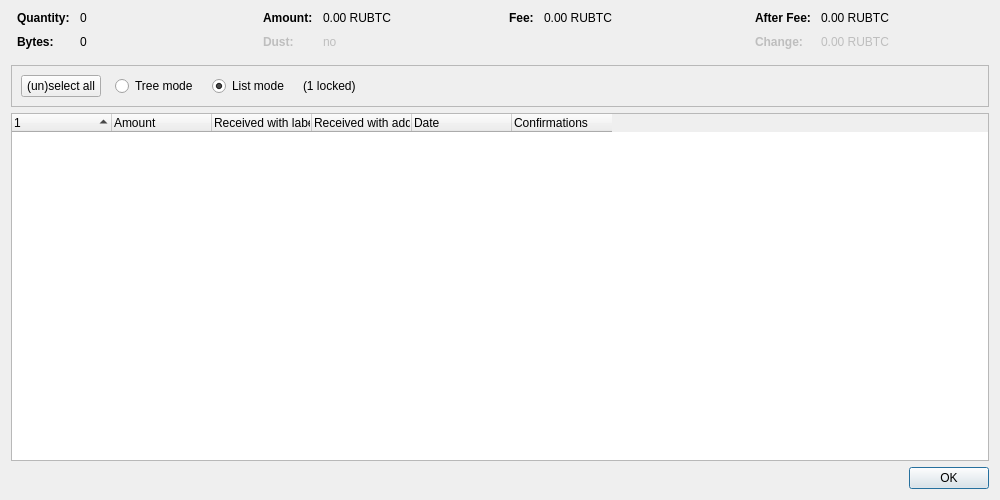
<?xml version="1.0" encoding="UTF-8"?>
<ui version="4.0">
 <class>CoinControlDialog</class>
 <widget class="QDialog" name="CoinControlDialog">
  <property name="geometry">
   <rect>
    <x>0</x>
    <y>0</y>
    <width>1000</width>
    <height>500</height>
   </rect>
  </property>
  <property name="windowTitle">
   <string>Coin Selection</string>
  </property>
  <layout class="QVBoxLayout" name="verticalLayout">
   <item>
    <layout class="QHBoxLayout" name="horizontalLayoutTop" stretch="0,0,0,0">
     <property name="topMargin">
      <number>0</number>
     </property>
     <property name="bottomMargin">
      <number>10</number>
     </property>
     <item>
      <layout class="QFormLayout" name="formLayoutCoinControl1">
       <property name="horizontalSpacing">
        <number>10</number>
       </property>
       <property name="verticalSpacing">
        <number>10</number>
       </property>
       <property name="leftMargin">
        <number>6</number>
       </property>
       <property name="rightMargin">
        <number>6</number>
       </property>
       <item row="0" column="0">
        <widget class="QLabel" name="labelCoinControlQuantityText">
         <property name="font">
          <font>
           <weight>75</weight>
           <bold>true</bold>
          </font>
         </property>
         <property name="text">
          <string>Quantity:</string>
         </property>
        </widget>
       </item>
       <item row="0" column="1">
        <widget class="QLabel" name="labelCoinControlQuantity">
         <property name="cursor">
          <cursorShape>IBeamCursor</cursorShape>
         </property>
         <property name="contextMenuPolicy">
          <enum>Qt::ActionsContextMenu</enum>
         </property>
         <property name="text">
          <string notr="true">0</string>
         </property>
         <property name="textInteractionFlags">
          <set>Qt::LinksAccessibleByMouse|Qt::TextSelectableByKeyboard|Qt::TextSelectableByMouse</set>
         </property>
        </widget>
       </item>
       <item row="1" column="0">
        <widget class="QLabel" name="labelCoinControlBytesText">
         <property name="font">
          <font>
           <weight>75</weight>
           <bold>true</bold>
          </font>
         </property>
         <property name="text">
          <string>Bytes:</string>
         </property>
        </widget>
       </item>
       <item row="1" column="1">
        <widget class="QLabel" name="labelCoinControlBytes">
         <property name="cursor">
          <cursorShape>IBeamCursor</cursorShape>
         </property>
         <property name="contextMenuPolicy">
          <enum>Qt::ActionsContextMenu</enum>
         </property>
         <property name="text">
          <string notr="true">0</string>
         </property>
         <property name="textInteractionFlags">
          <set>Qt::LinksAccessibleByMouse|Qt::TextSelectableByKeyboard|Qt::TextSelectableByMouse</set>
         </property>
        </widget>
       </item>
      </layout>
     </item>
     <item>
      <layout class="QFormLayout" name="formLayoutCoinControl2">
       <property name="horizontalSpacing">
        <number>10</number>
       </property>
       <property name="verticalSpacing">
        <number>10</number>
       </property>
       <property name="leftMargin">
        <number>6</number>
       </property>
       <property name="rightMargin">
        <number>6</number>
       </property>
       <item row="0" column="0">
        <widget class="QLabel" name="labelCoinControlAmountText">
         <property name="font">
          <font>
           <weight>75</weight>
           <bold>true</bold>
          </font>
         </property>
         <property name="text">
          <string>Amount:</string>
         </property>
        </widget>
       </item>
       <item row="0" column="1">
        <widget class="QLabel" name="labelCoinControlAmount">
         <property name="cursor">
          <cursorShape>IBeamCursor</cursorShape>
         </property>
         <property name="contextMenuPolicy">
          <enum>Qt::ActionsContextMenu</enum>
         </property>
         <property name="text">
          <string notr="true">0.00 RUBTC</string>
         </property>
         <property name="textInteractionFlags">
          <set>Qt::LinksAccessibleByMouse|Qt::TextSelectableByKeyboard|Qt::TextSelectableByMouse</set>
         </property>
        </widget>
       </item>
       <item row="1" column="0">
        <widget class="QLabel" name="labelCoinControlLowOutputText">
         <property name="enabled">
          <bool>false</bool>
         </property>
         <property name="font">
          <font>
           <weight>75</weight>
           <bold>true</bold>
          </font>
         </property>
         <property name="text">
          <string>Dust:</string>
         </property>
        </widget>
       </item>
       <item row="1" column="1">
        <widget class="QLabel" name="labelCoinControlLowOutput">
         <property name="enabled">
          <bool>false</bool>
         </property>
         <property name="cursor">
          <cursorShape>IBeamCursor</cursorShape>
         </property>
         <property name="contextMenuPolicy">
          <enum>Qt::ActionsContextMenu</enum>
         </property>
         <property name="text">
          <string notr="true">no</string>
         </property>
         <property name="textInteractionFlags">
          <set>Qt::LinksAccessibleByMouse|Qt::TextSelectableByKeyboard|Qt::TextSelectableByMouse</set>
         </property>
        </widget>
       </item>
      </layout>
     </item>
     <item>
      <layout class="QFormLayout" name="formLayoutCoinControl3">
       <property name="horizontalSpacing">
        <number>10</number>
       </property>
       <property name="verticalSpacing">
        <number>10</number>
       </property>
       <property name="leftMargin">
        <number>6</number>
       </property>
       <property name="rightMargin">
        <number>6</number>
       </property>
       <item row="0" column="0">
        <widget class="QLabel" name="labelCoinControlFeeText">
         <property name="font">
          <font>
           <weight>75</weight>
           <bold>true</bold>
          </font>
         </property>
         <property name="text">
          <string>Fee:</string>
         </property>
        </widget>
       </item>
       <item row="0" column="1">
        <widget class="QLabel" name="labelCoinControlFee">
         <property name="cursor">
          <cursorShape>IBeamCursor</cursorShape>
         </property>
         <property name="contextMenuPolicy">
          <enum>Qt::ActionsContextMenu</enum>
         </property>
         <property name="text">
          <string notr="true">0.00 RUBTC</string>
         </property>
         <property name="textInteractionFlags">
          <set>Qt::LinksAccessibleByMouse|Qt::TextSelectableByKeyboard|Qt::TextSelectableByMouse</set>
         </property>
        </widget>
       </item>
      </layout>
     </item>
     <item>
      <layout class="QFormLayout" name="formLayoutCoinControl4">
       <property name="horizontalSpacing">
        <number>10</number>
       </property>
       <property name="verticalSpacing">
        <number>10</number>
       </property>
       <property name="leftMargin">
        <number>6</number>
       </property>
       <property name="rightMargin">
        <number>6</number>
       </property>
       <item row="0" column="0">
        <widget class="QLabel" name="labelCoinControlAfterFeeText">
         <property name="font">
          <font>
           <weight>75</weight>
           <bold>true</bold>
          </font>
         </property>
         <property name="text">
          <string>After Fee:</string>
         </property>
        </widget>
       </item>
       <item row="0" column="1">
        <widget class="QLabel" name="labelCoinControlAfterFee">
         <property name="cursor">
          <cursorShape>IBeamCursor</cursorShape>
         </property>
         <property name="contextMenuPolicy">
          <enum>Qt::ActionsContextMenu</enum>
         </property>
         <property name="text">
          <string notr="true">0.00 RUBTC</string>
         </property>
         <property name="textInteractionFlags">
          <set>Qt::LinksAccessibleByMouse|Qt::TextSelectableByKeyboard|Qt::TextSelectableByMouse</set>
         </property>
        </widget>
       </item>
       <item row="1" column="0">
        <widget class="QLabel" name="labelCoinControlChangeText">
         <property name="enabled">
          <bool>false</bool>
         </property>
         <property name="font">
          <font>
           <weight>75</weight>
           <bold>true</bold>
          </font>
         </property>
         <property name="text">
          <string>Change:</string>
         </property>
        </widget>
       </item>
       <item row="1" column="1">
        <widget class="QLabel" name="labelCoinControlChange">
         <property name="enabled">
          <bool>false</bool>
         </property>
         <property name="cursor">
          <cursorShape>IBeamCursor</cursorShape>
         </property>
         <property name="contextMenuPolicy">
          <enum>Qt::ActionsContextMenu</enum>
         </property>
         <property name="text">
          <string notr="true">0.00 RUBTC</string>
         </property>
         <property name="textInteractionFlags">
          <set>Qt::LinksAccessibleByMouse|Qt::TextSelectableByKeyboard|Qt::TextSelectableByMouse</set>
         </property>
        </widget>
       </item>
      </layout>
     </item>
    </layout>
   </item>
   <item>
    <widget class="QFrame" name="frame">
     <property name="minimumSize">
      <size>
       <width>0</width>
       <height>40</height>
      </size>
     </property>
     <property name="frameShape">
      <enum>QFrame::StyledPanel</enum>
     </property>
     <property name="frameShadow">
      <enum>QFrame::Sunken</enum>
     </property>
     <layout class="QHBoxLayout" name="horizontalLayout">
      <item>
       <layout class="QHBoxLayout" name="horizontalLayoutPanel" stretch="0,0,0,0,0">
        <property name="spacing">
         <number>14</number>
        </property>
        <item>
         <widget class="QPushButton" name="pushButtonSelectAll">
          <property name="sizePolicy">
           <sizepolicy hsizetype="Maximum" vsizetype="Fixed">
            <horstretch>0</horstretch>
            <verstretch>0</verstretch>
           </sizepolicy>
          </property>
          <property name="text">
           <string>(un)select all</string>
          </property>
          <property name="autoDefault">
           <bool>false</bool>
          </property>
         </widget>
        </item>
        <item>
         <widget class="QRadioButton" name="radioTreeMode">
          <property name="sizePolicy">
           <sizepolicy hsizetype="Maximum" vsizetype="Fixed">
            <horstretch>0</horstretch>
            <verstretch>0</verstretch>
           </sizepolicy>
          </property>
          <property name="text">
           <string>Tree mode</string>
          </property>
         </widget>
        </item>
        <item>
         <widget class="QRadioButton" name="radioListMode">
          <property name="sizePolicy">
           <sizepolicy hsizetype="Maximum" vsizetype="Fixed">
            <horstretch>0</horstretch>
            <verstretch>0</verstretch>
           </sizepolicy>
          </property>
          <property name="text">
           <string>List mode</string>
          </property>
          <property name="checked">
           <bool>true</bool>
          </property>
         </widget>
        </item>
        <item>
         <widget class="QLabel" name="labelLocked">
          <property name="text">
           <string notr="true">(1 locked)</string>
          </property>
         </widget>
        </item>
        <item>
         <spacer name="horizontalSpacer">
          <property name="orientation">
           <enum>Qt::Horizontal</enum>
          </property>
          <property name="sizeHint" stdset="0">
           <size>
            <width>40</width>
            <height>20</height>
           </size>
          </property>
         </spacer>
        </item>
       </layout>
      </item>
     </layout>
    </widget>
   </item>
   <item>
    <widget class="CoinControlTreeWidget" name="treeWidget">
     <property name="contextMenuPolicy">
      <enum>Qt::CustomContextMenu</enum>
     </property>
     <property name="sortingEnabled">
      <bool>false</bool>
     </property>
     <property name="columnCount">
      <number>6</number>
     </property>
     <attribute name="headerShowSortIndicator" stdset="0">
      <bool>true</bool>
     </attribute>
     <attribute name="headerStretchLastSection">
      <bool>false</bool>
     </attribute>
     <column>
      <property name="text">
       <string/>
      </property>
     </column>
     <column>
      <property name="text">
       <string>Amount</string>
      </property>
     </column>
     <column>
      <property name="text">
       <string>Received with label</string>
      </property>
     </column>
     <column>
      <property name="text">
       <string>Received with address</string>
      </property>
     </column>
     <column>
      <property name="text">
       <string>Date</string>
      </property>
     </column>
     <column>
      <property name="text">
       <string>Confirmations</string>
      </property>
      <property name="toolTip">
       <string>Confirmed</string>
      </property>
     </column>
     <column>
      <property name="text">
       <string/>
      </property>
     </column>
     <column>
      <property name="text">
       <string/>
      </property>
     </column>
     <column>
      <property name="text">
       <string/>
      </property>
     </column>
     <column>
      <property name="text">
       <string/>
      </property>
     </column>
    </widget>
   </item>
   <item>
    <widget class="QDialogButtonBox" name="buttonBox">
     <property name="orientation">
      <enum>Qt::Horizontal</enum>
     </property>
     <property name="standardButtons">
      <set>QDialogButtonBox::Ok</set>
     </property>
    </widget>
   </item>
  </layout>
 </widget>
 <customwidgets>
  <customwidget>
   <class>CoinControlTreeWidget</class>
   <extends>QTreeWidget</extends>
   <header>qt/coincontroltreewidget.h</header>
  </customwidget>
 </customwidgets>
 <resources/>
 <connections/>
</ui>
